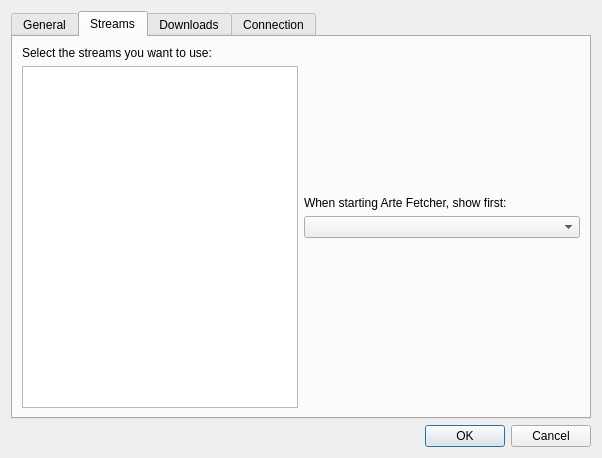
<?xml version="1.0" encoding="UTF-8"?>
<ui version="4.0">
 <class>PreferenceDialog</class>
 <widget class="QDialog" name="PreferenceDialog">
  <property name="geometry">
   <rect>
    <x>0</x>
    <y>0</y>
    <width>602</width>
    <height>454</height>
   </rect>
  </property>
  <property name="windowTitle">
   <string>Preferences</string>
  </property>
  <layout class="QGridLayout" name="gridLayout">
   <item row="0" column="0">
    <widget class="QTabWidget" name="tabWidget">
     <property name="currentIndex">
      <number>1</number>
     </property>
     <widget class="QWidget" name="tab">
      <attribute name="title">
       <string>General</string>
      </attribute>
      <layout class="QVBoxLayout" name="verticalLayout_2">
       <item>
        <widget class="QGroupBox" name="generalGroupBox">
         <property name="title">
          <string>General</string>
         </property>
         <layout class="QGridLayout" name="gridLayout_4">
          <item row="6" column="1">
           <spacer name="verticalSpacer_3">
            <property name="orientation">
             <enum>Qt::Vertical</enum>
            </property>
            <property name="sizeHint" stdset="0">
             <size>
              <width>20</width>
              <height>40</height>
             </size>
            </property>
           </spacer>
          </item>
          <item row="7" column="0">
           <widget class="QLabel" name="label_3">
            <property name="text">
             <string>Result count per page:</string>
            </property>
           </widget>
          </item>
          <item row="4" column="2">
           <widget class="QPushButton" name="upPushButton">
            <property name="text">
             <string>Up</string>
            </property>
           </widget>
          </item>
          <item row="0" column="0">
           <widget class="QLabel" name="label_5">
            <property name="text">
             <string>Language:</string>
            </property>
           </widget>
          </item>
          <item row="1" column="0">
           <widget class="QLabel" name="label_6">
            <property name="text">
             <string>Quality:</string>
            </property>
           </widget>
          </item>
          <item row="2" column="1">
           <widget class="QLabel" name="label_7">
            <property name="text">
             <string>HQ: smallest quality - 800 (720 x 406)
EQ: intermediate quality - 1500 (1280 x 720)
SQ: top quality - 2200 (1280 x 720)</string>
            </property>
           </widget>
          </item>
          <item row="7" column="1">
           <widget class="QComboBox" name="resultCountComboBox">
            <property name="currentIndex">
             <number>0</number>
            </property>
            <item>
             <property name="text">
              <string notr="true">10</string>
             </property>
            </item>
            <item>
             <property name="text">
              <string notr="true">15</string>
             </property>
            </item>
            <item>
             <property name="text">
              <string notr="true">20</string>
             </property>
            </item>
            <item>
             <property name="text">
              <string notr="true">50</string>
             </property>
            </item>
            <item>
             <property name="text">
              <string notr="true">100</string>
             </property>
            </item>
            <item>
             <property name="text">
              <string>All results</string>
             </property>
            </item>
           </widget>
          </item>
          <item row="0" column="1">
           <widget class="QComboBox" name="languageComboBox"/>
          </item>
          <item row="1" column="1">
           <widget class="QComboBox" name="qualityComboBox"/>
          </item>
          <item row="4" column="0">
           <widget class="QLabel" name="label_8">
            <property name="text">
             <string>Favorite video translation:</string>
            </property>
           </widget>
          </item>
          <item row="5" column="2">
           <widget class="QPushButton" name="downPushButton">
            <property name="text">
             <string>Down</string>
            </property>
           </widget>
          </item>
          <item row="4" column="1" rowspan="2">
           <widget class="QListWidget" name="favoriteStreamListWidget"/>
          </item>
          <item row="9" column="1" colspan="2">
           <widget class="QCheckBox" name="registrationCheckBox">
            <property name="text">
             <string>I allow arteFetcher to register</string>
            </property>
           </widget>
          </item>
          <item row="3" column="1">
           <spacer name="verticalSpacer_2">
            <property name="orientation">
             <enum>Qt::Vertical</enum>
            </property>
            <property name="sizeHint" stdset="0">
             <size>
              <width>20</width>
              <height>40</height>
             </size>
            </property>
           </spacer>
          </item>
          <item row="8" column="1">
           <spacer name="verticalSpacer_4">
            <property name="orientation">
             <enum>Qt::Vertical</enum>
            </property>
            <property name="sizeHint" stdset="0">
             <size>
              <width>20</width>
              <height>40</height>
             </size>
            </property>
           </spacer>
          </item>
         </layout>
        </widget>
       </item>
       <item>
        <spacer name="verticalSpacer">
         <property name="orientation">
          <enum>Qt::Vertical</enum>
         </property>
         <property name="sizeHint" stdset="0">
          <size>
           <width>20</width>
           <height>40</height>
          </size>
         </property>
        </spacer>
       </item>
      </layout>
     </widget>
     <widget class="QWidget" name="tab_4">
      <attribute name="title">
       <string>Streams</string>
      </attribute>
      <layout class="QHBoxLayout" name="horizontalLayout">
       <item>
        <layout class="QVBoxLayout" name="verticalLayout_5">
         <item>
          <widget class="QLabel" name="label_9">
           <property name="text">
            <string>Select the streams you want to use:</string>
           </property>
          </widget>
         </item>
         <item>
          <widget class="QListWidget" name="subscriptionListWidget"/>
         </item>
        </layout>
       </item>
       <item>
        <layout class="QVBoxLayout" name="verticalLayout_6">
         <item>
          <spacer name="verticalSpacer_6">
           <property name="orientation">
            <enum>Qt::Vertical</enum>
           </property>
           <property name="sizeHint" stdset="0">
            <size>
             <width>20</width>
             <height>40</height>
            </size>
           </property>
          </spacer>
         </item>
         <item>
          <widget class="QLabel" name="label_10">
           <property name="text">
            <string>When starting Arte Fetcher, show first:</string>
           </property>
          </widget>
         </item>
         <item>
          <widget class="QComboBox" name="startupCatalogComboBox"/>
         </item>
         <item>
          <spacer name="horizontalSpacer">
           <property name="orientation">
            <enum>Qt::Horizontal</enum>
           </property>
           <property name="sizeHint" stdset="0">
            <size>
             <width>275</width>
             <height>20</height>
            </size>
           </property>
          </spacer>
         </item>
         <item>
          <spacer name="verticalSpacer_7">
           <property name="orientation">
            <enum>Qt::Vertical</enum>
           </property>
           <property name="sizeHint" stdset="0">
            <size>
             <width>20</width>
             <height>40</height>
            </size>
           </property>
          </spacer>
         </item>
        </layout>
       </item>
      </layout>
     </widget>
     <widget class="QWidget" name="tab_3">
      <attribute name="title">
       <string>Downloads</string>
      </attribute>
      <layout class="QVBoxLayout" name="verticalLayout_3">
       <item>
        <widget class="QGroupBox" name="filesGroupBox">
         <property name="title">
          <string>Generated files</string>
         </property>
         <layout class="QGridLayout" name="gridLayout_3">
          <item row="0" column="0">
           <widget class="QLabel" name="label">
            <property name="text">
             <string>Destination:</string>
            </property>
           </widget>
          </item>
          <item row="2" column="1">
           <widget class="QLineEdit" name="filenamePatternLineEdit"/>
          </item>
          <item row="0" column="1">
           <widget class="QLineEdit" name="destinationDirectoryLineEdit"/>
          </item>
          <item row="2" column="0">
           <widget class="QLabel" name="label_2">
            <property name="text">
             <string>Filename pattern:</string>
            </property>
           </widget>
          </item>
          <item row="0" column="2">
           <widget class="QPushButton" name="browsePushButton">
            <property name="text">
             <string>Browse...</string>
            </property>
           </widget>
          </item>
          <item row="1" column="1" colspan="2">
           <widget class="QCheckBox" name="seriesDirectoryCheckBox">
            <property name="toolTip">
             <string>When a movie belongs to series, a folder will be created for the serie and all episodes will be gathered in this directory.</string>
            </property>
            <property name="text">
             <string>Place films belonging to series into a dedicated directory</string>
            </property>
           </widget>
          </item>
          <item row="4" column="1" colspan="2">
           <widget class="QLabel" name="label_4">
            <property name="text">
             <string>&lt;html&gt;&lt;head/&gt;&lt;body&gt;&lt;p&gt;Pattern to generate the film filenames:&lt;br/&gt;%title: video title&lt;br/&gt;%language: language code&lt;br/&gt;%quality: stream type code (hd/sd...)&lt;/p&gt;&lt;p&gt;Example: '[%quality %language] %title' will create&lt;br/&gt;[HQ DE] Movie title.mp4&lt;/p&gt;&lt;/body&gt;&lt;/html&gt;</string>
            </property>
           </widget>
          </item>
          <item row="3" column="1" colspan="2">
           <widget class="QLabel" name="errorLabel">
            <property name="palette">
             <palette>
              <active>
               <colorrole role="WindowText">
                <brush brushstyle="SolidPattern">
                 <color alpha="255">
                  <red>255</red>
                  <green>0</green>
                  <blue>0</blue>
                 </color>
                </brush>
               </colorrole>
              </active>
              <inactive>
               <colorrole role="WindowText">
                <brush brushstyle="SolidPattern">
                 <color alpha="255">
                  <red>255</red>
                  <green>0</green>
                  <blue>0</blue>
                 </color>
                </brush>
               </colorrole>
              </inactive>
              <disabled>
               <colorrole role="WindowText">
                <brush brushstyle="SolidPattern">
                 <color alpha="255">
                  <red>123</red>
                  <green>121</green>
                  <blue>119</blue>
                 </color>
                </brush>
               </colorrole>
              </disabled>
             </palette>
            </property>
            <property name="font">
             <font>
              <weight>75</weight>
              <bold>true</bold>
             </font>
            </property>
            <property name="text">
             <string/>
            </property>
           </widget>
          </item>
         </layout>
        </widget>
       </item>
       <item>
        <widget class="QGroupBox" name="afterDownloadGroupBox">
         <property name="title">
          <string>After a successful video download</string>
         </property>
         <layout class="QVBoxLayout" name="verticalLayout">
          <item>
           <widget class="QCheckBox" name="imagePreviewCheckBox">
            <property name="text">
             <string>Save an image preview
(filename.png)</string>
            </property>
           </widget>
          </item>
          <item>
           <widget class="QCheckBox" name="metaInfoCheckBox">
            <property name="text">
             <string>Save the video information (title, type, summary...)
(filename.info)</string>
            </property>
           </widget>
          </item>
         </layout>
        </widget>
       </item>
      </layout>
     </widget>
     <widget class="QWidget" name="tab_2">
      <attribute name="title">
       <string>Connection</string>
      </attribute>
      <layout class="QVBoxLayout" name="verticalLayout_4">
       <item>
        <widget class="QGroupBox" name="connectionGroupBox">
         <property name="title">
          <string>Connection settings</string>
         </property>
         <layout class="QGridLayout" name="gridLayout_2">
          <item row="2" column="1">
           <spacer name="verticalSpacer_5">
            <property name="orientation">
             <enum>Qt::Vertical</enum>
            </property>
            <property name="sizeHint" stdset="0">
             <size>
              <width>20</width>
              <height>40</height>
             </size>
            </property>
           </spacer>
          </item>
          <item row="0" column="0" colspan="2">
           <widget class="QCheckBox" name="proxyCheckBox">
            <property name="text">
             <string>Use a proxy</string>
            </property>
           </widget>
          </item>
          <item row="1" column="0">
           <widget class="QLabel" name="proxyHttpUrlLabel">
            <property name="text">
             <string>HTTP:</string>
            </property>
           </widget>
          </item>
          <item row="1" column="3">
           <widget class="QSpinBox" name="proxyHttpPortSpinBox">
            <property name="minimum">
             <number>1</number>
            </property>
            <property name="maximum">
             <number>65535</number>
            </property>
            <property name="value">
             <number>3128</number>
            </property>
           </widget>
          </item>
          <item row="1" column="2">
           <widget class="QLabel" name="proxyHttpPortLabel">
            <property name="text">
             <string>Port:</string>
            </property>
           </widget>
          </item>
          <item row="1" column="1">
           <widget class="QLineEdit" name="proxyHttpUrlLineEdit"/>
          </item>
         </layout>
        </widget>
       </item>
      </layout>
     </widget>
    </widget>
   </item>
   <item row="1" column="0">
    <widget class="QDialogButtonBox" name="buttonBox">
     <property name="orientation">
      <enum>Qt::Horizontal</enum>
     </property>
     <property name="standardButtons">
      <set>QDialogButtonBox::Cancel|QDialogButtonBox::Ok</set>
     </property>
    </widget>
   </item>
  </layout>
 </widget>
 <resources/>
 <connections>
  <connection>
   <sender>buttonBox</sender>
   <signal>accepted()</signal>
   <receiver>PreferenceDialog</receiver>
   <slot>accept()</slot>
   <hints>
    <hint type="sourcelabel">
     <x>248</x>
     <y>254</y>
    </hint>
    <hint type="destinationlabel">
     <x>157</x>
     <y>274</y>
    </hint>
   </hints>
  </connection>
  <connection>
   <sender>buttonBox</sender>
   <signal>rejected()</signal>
   <receiver>PreferenceDialog</receiver>
   <slot>reject()</slot>
   <hints>
    <hint type="sourcelabel">
     <x>316</x>
     <y>260</y>
    </hint>
    <hint type="destinationlabel">
     <x>286</x>
     <y>274</y>
    </hint>
   </hints>
  </connection>
 </connections>
</ui>
